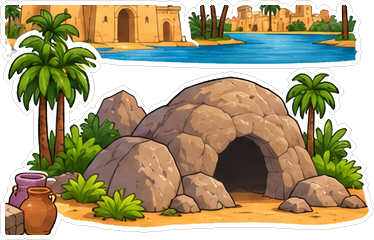
#> input picture musa-firaun/assets/cave.png, 374 x 240 px, given in place of P1.png, which was not available
$ python manga.py ../../../../../musa-firaun/assets/cave.png
#> lines starting #> are read from the running program, lines starting #| are printed output that depends on the picture; pictures that were not available may be replaced by others from this repository, and a replacement may not be noted
import numpy as np, math, random, subprocess, wave
from PIL import Image, ImageDraw, ImageFont, ImageFilter

W, H, FPS = 1080, 1920, 24
PW = 960                      # panel display width
PCY = 980                     # panel centre y
F_SFX = 'Bangers-Regular.ttf'
F_TXT = 'ComicNeue-Bold.ttf'
RED = (220, 30, 40)

def ease_back(x, c=1.8):
    x = min(max(x, 0), 1); return 1 + (c + 1) * (x - 1) ** 3 + c * (x - 1) ** 2
def ease_out(x):
    x = min(max(x, 0), 1); return 1 - (1 - x) ** 3

# ---------- backgrounds ----------
def speedlines(dark):
#> called with dark = False
    bg = Image.new('RGB', (W, H), (15, 15, 15) if dark else (250, 248, 242))
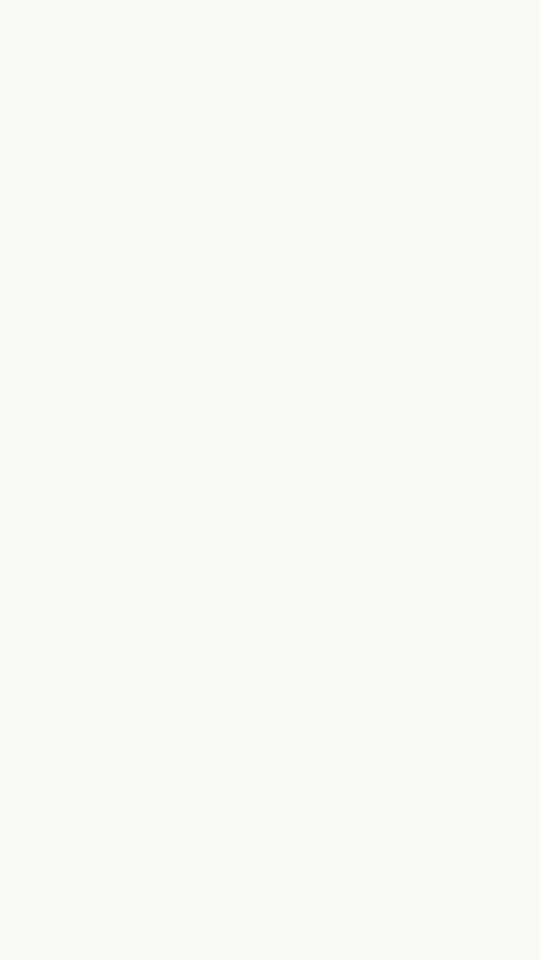
#> bg: PIL image 1080x1920 RGB (shown at 1/2 size); mean R, G, B 250, 248, 242
    d = ImageDraw.Draw(bg); rng = random.Random(3 if dark else 4)
    cx, cy = W / 2, H / 2; col = (235, 235, 235) if dark else (205, 205, 200)
    for i in range(170):
        a = rng.uniform(0, 2 * math.pi); w = rng.uniform(0.004, 0.018)
        r0 = rng.uniform(380, 700); r1 = 1600
        pts = [(cx + r0 * math.cos(a), cy + r0 * math.sin(a)),
               (cx + r1 * math.cos(a - w), cy + r1 * math.sin(a - w)),
               (cx + r1 * math.cos(a + w), cy + r1 * math.sin(a + w))]
        d.polygon(pts, fill=col)
    if not dark:  # halftone dots corner
        for y in range(0, H, 22):
            for x in range(0, W, 22):
                r = max(0, 5 - math.hypot(x - W / 2, y - H / 2) / 260) if False else 0
    return bg
BG = {'light': speedlines(False), 'dark': speedlines(True)}
#> in speedlines (call 2), `bg = Image.new('RGB', (W, H), (15, 15, 15) if dark else (250, 248, 242))`: bg: PIL image 1080x1920 RGB; every value is 15

# ---------- panels ----------
PAN = {}
for i in range(1, 9):
    im = Image.open(f'P{i}.png').convert('RGB')
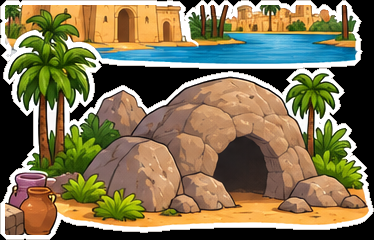
#> im: PIL image 374x240 RGB; mean R, G, B 129.3, 117.2, 84.1
    s = PW / im.width
#> s = 2.57
    PAN[i] = im.resize((PW, round(im.height * s)), Image.LANCZOS).filter(ImageFilter.UnsharpMask(2, 60, 2))
#> pass 2 of the loop `for i in range(1, 9):`:
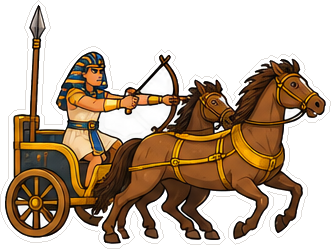
#> input picture musa-firaun/assets/chariot.png, 331 x 249 px, given in place of P2.png, which was not available
#> `im = Image.open(f'P{i}.png').convert('RGB')`:
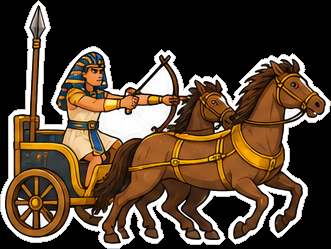
#> im: PIL image 331x249 RGB; mean R, G, B 85, 67, 48.8
#> (the run stopped early here; a loop or call above may not have finished)
